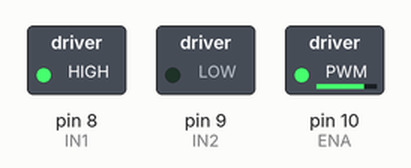
This sketch was run on a simulated Arduino Uno, built with avr-gcc and run on an emulated ATmega328P. On the bench: switched loads named in the sketch (green lamp = pin HIGH).

Above: at 0.1 s.
Timing chart, 0 to 1.6 s (numbered marks = the images above):
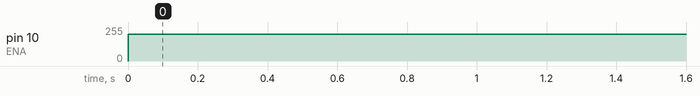

The sketch:

main.ino
```cpp
// Pinos do L298N
const int IN1 = 8;
const int IN2 = 9;
const int ENA = 10;   // PWM

void setup() {
  pinMode(IN1, OUTPUT);
  pinMode(IN2, OUTPUT);
  pinMode(ENA, OUTPUT);

  // Define o sentido fixo (pra frente)
  digitalWrite(IN1, HIGH);
  digitalWrite(IN2, LOW);
}

void loop() {
  int velocidade = 200; // 0 a 255 (PWM)

  analogWrite(ENA, velocidade); // Define a velocidade do motor
}
```

Measured:
- by itself, pin 10 (ENA): 0/255 → 200/255 at 0.00 s
